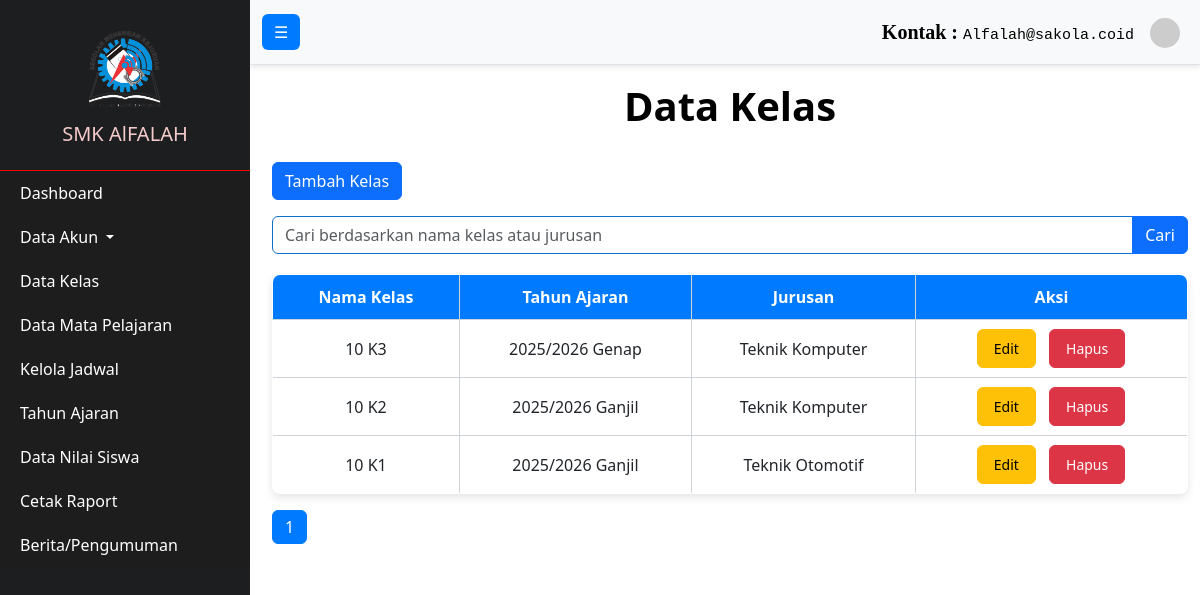
/Admin/dataKelas.php, run on the app's committed database.
### tables this page shows
CREATE TABLE `kelas` (
  `id_kelas` int(11) NOT NULL,
  `nama_kelas` varchar(100) NOT NULL,
  `id_jurusan` int(4) NOT NULL,
  `id_tahun_ajaran` int(11) NOT NULL
);

CREATE TABLE `tahun_ajaran` (
  `id_tahun_ajaran` int(11) NOT NULL,
  `tahun_ajaran` varchar(50) NOT NULL
);

CREATE TABLE `jurusan` (
  `id_jurusan` int(3) NOT NULL,
  `nama_jurusan` varchar(50) NOT NULL
);

### Admin/dataKelas.php (the view, shortened to what this page needs)
<?php
include '../db.php';
$limit = 10;
$page = isset($_GET['page']) ? (int)$_GET['page'] : 1;
$offset = ($page - 1) * $limit;
$search = isset($_POST['search']) ? $_POST['search'] : '';
$total_query = "SELECT COUNT(*) AS total FROM kelas
                INNER JOIN jurusan ON kelas.id_jurusan = jurusan.id_jurusan
                WHERE nama_kelas LIKE ? OR jurusan.nama_jurusan LIKE ?";
$search_param = "%" . $search . "%";
$stmt_total = $conn->prepare($total_query);
$stmt_total->bind_param("ss", $search_param, $search_param);
$stmt_total->execute();
$total_result = $stmt_total->get_result();
$total_classes = $total_result->fetch_assoc()['total'];
$total_pages = ceil($total_classes / $limit);
$sql = "SELECT kelas.*, tahun_ajaran.tahun_ajaran, jurusan.nama_jurusan
        FROM kelas
        INNER JOIN tahun_ajaran ON kelas.id_tahun_ajaran = tahun_ajaran.id_tahun_ajaran
        INNER JOIN jurusan ON kelas.id_jurusan = jurusan.id_jurusan
        WHERE kelas.nama_kelas LIKE ? OR jurusan.nama_jurusan LIKE ?
        LIMIT ? OFFSET ?";
$stmt = $conn->prepare($sql);
$stmt->bind_param("ssii", $search_param, $search_param, $limit, $offset);
$stmt->execute();
$result = $stmt->get_result();
?>
<!DOCTYPE html>
<html lang="id">
<head>
    <link rel="stylesheet" href="https://maxcdn.bootstrapcdn.com/bootstrap/4.5.2/css/bootstrap.min.css">
    <link rel="stylesheet" href="..\css\jadwal.css">
</head>
<body>
    <?php include '../navbar/navAdmin.php'; ?>
    <div class="container mt-4">
        <h1>Data Kelas</h1>
        <a href="tambahKelas.php" class="btn btn-primary mb-3">Tambah Kelas</a>
        <form action="" method="post" class="mb-3">
            <div class="input-group">
                <input type="text" class="form-control" name="search" placeholder="Cari berdasarkan nama kelas atau jurusan" value="<?php echo htmlspecialchars($search); ?>">
                <div class="input-group-append">
                    <button class="btn btn-primary" type="submit">Cari</button>
                </div>
            </div>
        </form>
        <table class="table table-bordered">
            <thead>
                <tr>
                    <th>Nama Kelas</th>
                    <th>Tahun Ajaran</th>
                    <th>Jurusan</th>
                    <th>Aksi</th>
                </tr>
            </thead>
            <tbody>
                <?php while ($row = $result->fetch_assoc()): ?>
                    <tr>
                        <td><?php echo htmlspecialchars($row['nama_kelas']); ?></td>
                        <td><?php echo htmlspecialchars($row['tahun_ajaran']); ?></td>
                        <td><?php echo htmlspecialchars($row['nama_jurusan']); ?></td>
                        <td>
                            <a href="edit_kelas.php?id_kelas=<?php echo $row['id_kelas']; ?>" class="btn btn-warning btn-sm">Edit</a>
                            <a href="dataKelas.php?hapus_kelas=<?php echo $row['id_kelas']; ?>" class="btn btn-danger btn-sm" onclick="return confirm('Yakin ingin menghapus kelas ini?');">Hapus</a>
                        </td>
                    </tr>
                <?php endwhile; ?>
            </tbody>
        </table>
        <nav>
            <ul class="pagination">
                <?php for ($i = 1; $i <= $total_pages; $i++): ?>
                    <li class="page-item <?php if ($i == $page) echo 'active'; ?>">
                        <a class="page-link" href="dataKelas.php?page=<?php echo $i; ?>&search=<?php echo urlencode($search); ?>"><?php echo $i; ?></a>
                    </li>
                <?php endfor; ?>
            </ul>
        </nav>
    </div>
</body>
</html>

### css/jadwal.css (style rules this page uses)
.container h1 { font-weight: bold; color: #000000; text-align: center; margin-top: 2rem; margin-bottom: 2rem; }
body { font-family: 'Poppins', sans-serif; background-color: #f8f9fa; }
.table { background-color: #ffffff; border-radius: 8px; overflow: hidden; box-shadow: 0 4px 8px rgba(0, 0, 0, 0.1); margin-top: 10px; }
.table thead th { background-color: #007bff; color: #ffffff; border: none; text-align: center; padding: 10px; border: 1px solid #ced4da; }
.table tbody td { text-align: center; padding: 5px; border: none; vertical-align: middle; border: 1px solid #ced4da; }
.container h1 { font-weight: bold; color: #000000; text-align: center; margin-bottom: 20px; }
input.form-control { border: 1px solid #0e6fcf; border-radius: 0.375rem; padding: 0.375rem 0.75rem; background-color: #fff; transition: border-color 0.15s ease-in-out, box-shadow 0.15s ease-in-out; }
td .btn { margin: 0.25rem; padding: 0.5rem 1rem; border-radius: 0.375rem; font-size: 0.875rem; font-weight: 300; transition: background-color 0.2s ease, box-shadow 0.2s ease; }
.btn-sm { font-size: 0.75rem; padding: 0.25rem 0.5rem; }
td .btn { margin-right: 0.5rem; }
.table { margin-top: 20px; margin-right: 10px; }
.table thead th { background-color: #007bff; color: #ffffff; text-align: center; }
.table tbody td { text-align: center; vertical-align: middle; }
.table tbody td .btn { margin-right: 5px; }

### css/styles.css (style rules this page uses)
body { overflow-x: hidden; text-decoration: none; }
.container h1 { font-weight: bold; color: #000000; text-align: center; margin-top: 2rem; margin-bottom: 2rem; }

### data on the page
kelas: nama_kelas "10 K3", id_tahun_ajaran.tahun_ajaran "2025/2026 Genap", id_jurusan.nama_jurusan "Teknik Komputer"
kelas: nama_kelas "10 K2", id_tahun_ajaran.tahun_ajaran "2025/2026 Ganjil", id_jurusan.nama_jurusan "Teknik Komputer"
kelas: nama_kelas "10 K1", id_tahun_ajaran.tahun_ajaran "2025/2026 Ganjil", id_jurusan.nama_jurusan "Teknik Otomotif"
